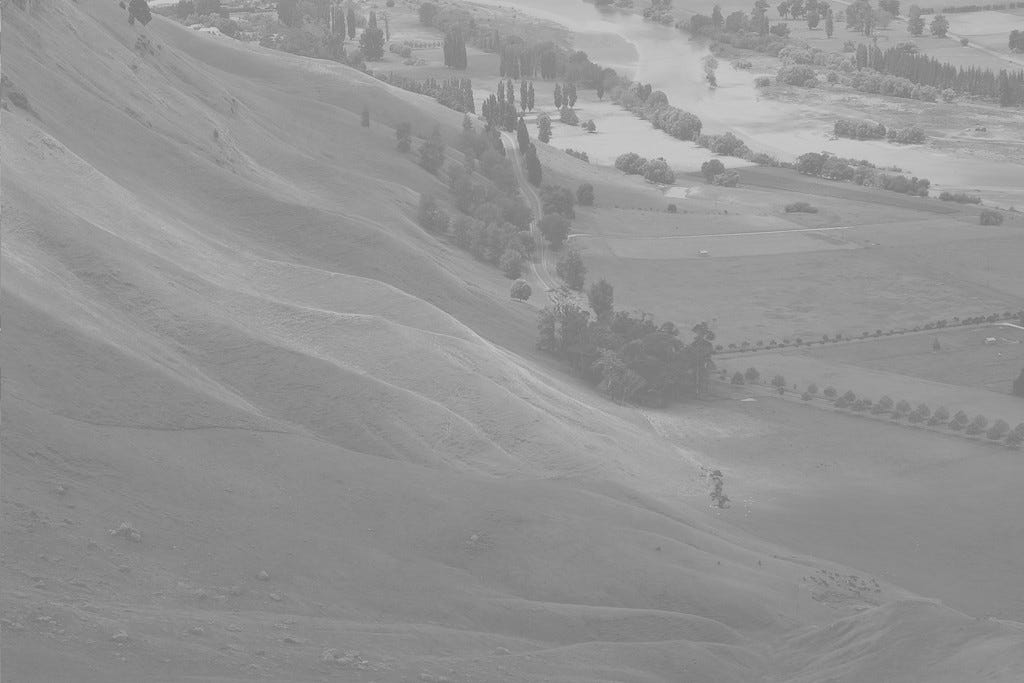
#> input picture Trimester-4/ADA/Classwork/hist.jpg, 1024 x 683 px
$ jupyter execute --allow-errors 06-image.ipynb
#> lines starting #> are read from the running program, lines starting #| are printed output that depends on the picture
[cell 1]
from skimage import io, color
from skimage.measure import shannon_entropy
import cv2

[cell 2]
import numpy as np
import matplotlib.pyplot as plt

[cell 3]
img_rgb = cv2.imread('hist.jpg')
#> img_rgb is the input picture: shape (683, 1024, 3); min 110, max 217, mean 148

[cell 4]
hist = cv2.calcHist([img_rgb], [0], None, [256], [0, 256])
#> hist = 256 values, max 28580 at index 138, min 0 at index 0, mean 2732

plt.figure()
plt.title('Grayscale Histogram')
plt.ylabel('Number of Pixels')
plt.xlabel('Intensity Value')
plt.plot(hist)
plt.show()
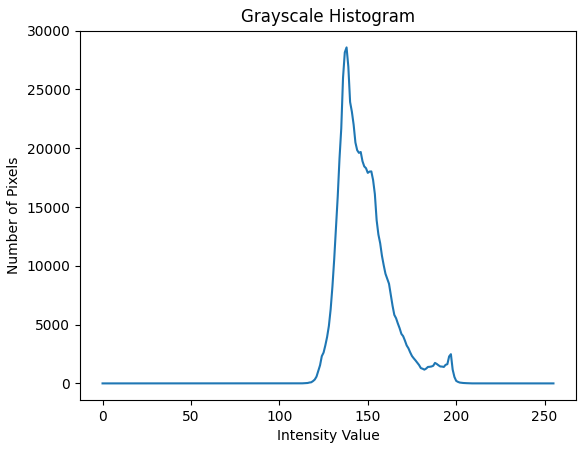
#> figure drawn by matplotlib, 1 panel; curve peaks at x = 138, y = 28580

[cell 5]
plt.imshow(img_rgb)

[cell 6]
img = cv2.imread('color.jpg')
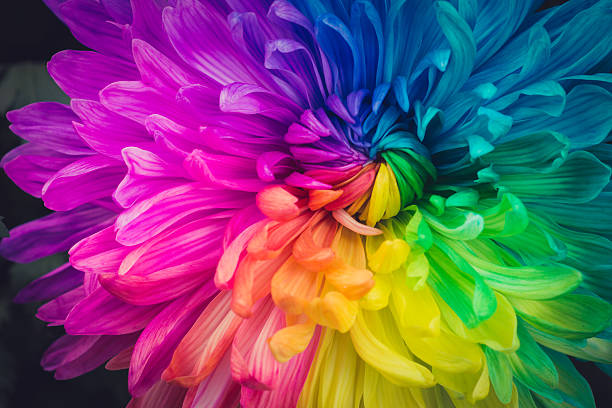
#> input picture Trimester-4/ADA/Classwork/color.jpg, 612 x 408 px
#> img is the input picture: shape (408, 612, 3); mean B, G, R 107.9, 80.3, 116
plt.imshow(img)

[cell 7]
img_rgb = cv2.cvtColor(img, cv2.COLOR_BGR2RGB)
#> img_rgb: shape (408, 612, 3)

plt.imshow(img_rgb)

[cell 8]
colors = ['red', 'green', 'blue']

plt.figure()
for i, color in enumerate(colors):
    hist = cv2.calcHist([img_rgb], [i], None, [256], [0, 256])
    plt.plot(hist, color=color)
    plt.xlim([0, 256])
plt.title('Color Histogram')
plt.xlabel('Pixel Intensity')
plt.ylabel('Number of Pixels')
plt.legend(colors)
plt.show()
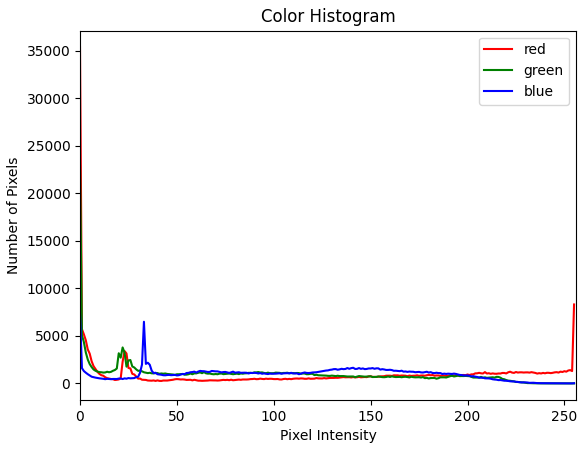
#> figure drawn by matplotlib, 1 panel; curve peaks at x = 0, y = 35328; curve peaks at x = 0, y = 22888; curve peaks at x = 0, y = 7324

[cell 9]
a = ['bd.jpg', 'gd.jpg', 'yd.jpg']

[cell 10]
fig, axes = plt.subplots(2, 3, figsize=(15, 5))

for idx, i in enumerate(a):
    img = cv2.imread(i)
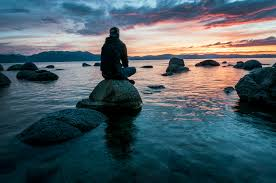
#> input picture Trimester-4/ADA/Classwork/bd.jpg, 276 x 183 px
#> img is the input picture: shape (183, 276, 3); mean B, G, R 99.8, 92.2, 74.8
    img_rgb = cv2.cvtColor(img, cv2.COLOR_BGR2RGB)
#> img_rgb: shape (183, 276, 3)
    colors = ['red', 'green', 'blue']

    for j, color in enumerate(colors):
        hist = cv2.calcHist([img_rgb], [j], None, [256], [0, 256])
        axes[1][idx].plot(hist, color=color)
        axes[1][idx].set_xlim([0, 256])

    axes[0][idx].imshow(img_rgb)

    axes[1][idx].set_title(f'Color Histogram of {i}')
    axes[1][idx].set_xlabel('Pixel Intensity')
    axes[1][idx].set_ylabel('Number of Pixels')
    axes[1][idx].legend(colors)

plt.tight_layout()
plt.show()
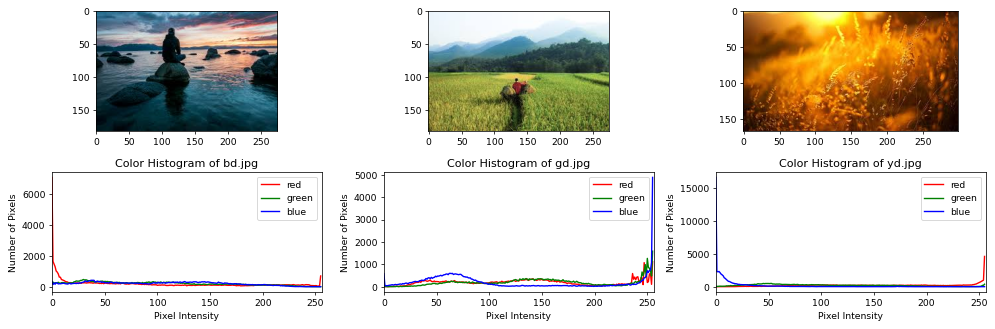
#> figure drawn by matplotlib, 6 panels; panel 4: curve peaks at x = 0, y = 7064; panel 4: curve peaks at x = 30, y = 465; panel 4: curve peaks at x = 37, y = 413; panel 5: curve peaks at x = 255, y = 1123

[cell 11]
img = cv2.imread('hist.jpg', cv2.IMREAD_GRAYSCALE)
#> img: shape (683, 1024); min 110, max 217, mean 148

eq_img = cv2.equalizeHist(img)
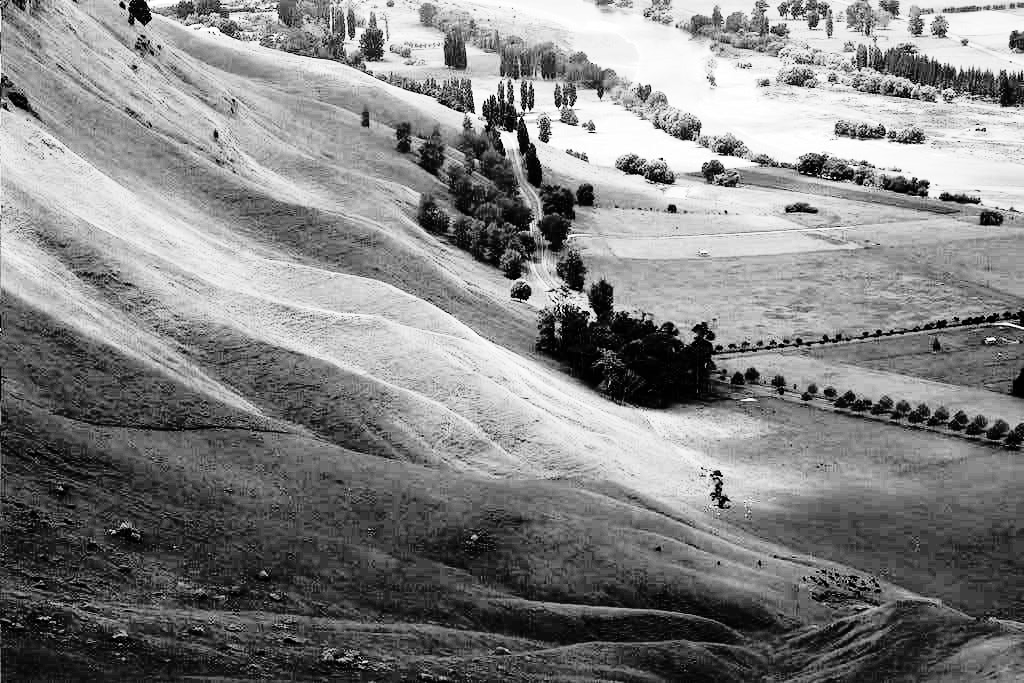
#> eq_img: shape (683, 1024); min 0, max 255, mean 130.4

[cell 12]
def display_images_and_histograms(original, equalized):
    fig, axes = plt.subplots(2, 2, figsize=(12, 6))

    axes[0, 0].imshow(original, cmap='gray')
    axes[0, 0].set_title('Original Image')
    axes[0, 0].axis('off')

    axes[0, 1].imshow(equalized, cmap='gray')
    axes[0, 1].set_title('Equalized Image')
    axes[0, 1].axis('off')

    axes[1, 0].hist(original.ravel(), bins=256, range=[0,256])
    axes[1, 0].set_title('Histogram of Original Image')

    axes[1, 1].hist(equalized.ravel(), bins=256, range=[0,256])
    axes[1, 1].set_title('Histogram of Equalized Image')

    plt.tight_layout()
    plt.show()
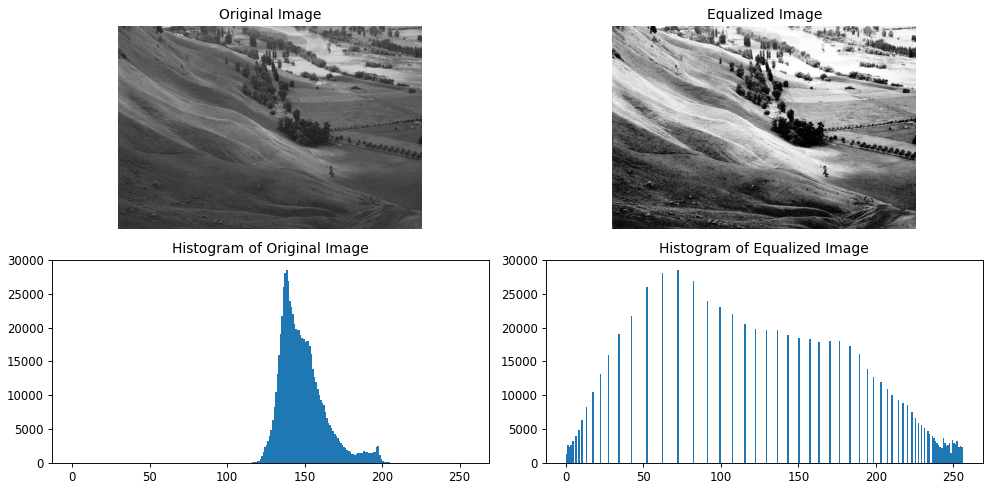
#> figure drawn by matplotlib, 4 panels; panel 3: tallest bar 28580 high, from x = 138 to 139; panel 4: tallest bar 28580 high, from x = 72 to 73

[cell 13]
display_images_and_histograms(img, eq_img)

[cell 14]
def dsp(path):
#> called with path = 'blr.jpg'
    image = cv2.imread(path, cv2.IMREAD_GRAYSCALE)
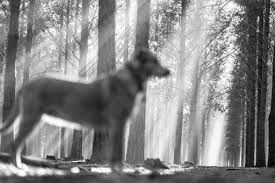
#> input picture Trimester-4/ADA/Classwork/blr.jpg, 275 x 183 px
#> image is the input picture: shape (183, 275); min 0, max 255, mean 133.2
    eq_img = cv2.equalizeHist(image)
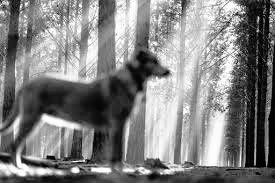
#> eq_img: shape (183, 275); min 0, max 255, mean 128.1

    display_images_and_histograms(image, eq_img)
#> in display_images_and_histograms (call 2), `plt.show()`:
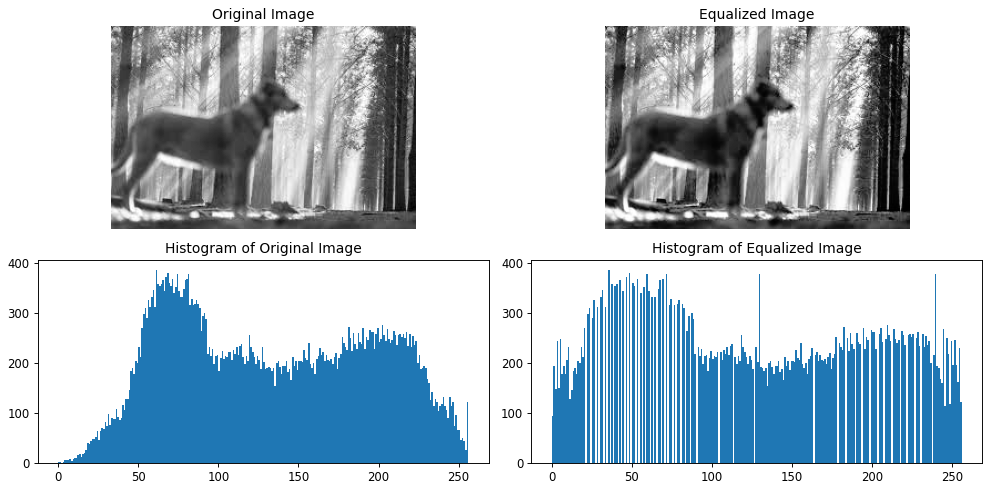
#> figure drawn by matplotlib, 4 panels; panel 3: tallest bar 386 high, from x = 61 to 62; panel 4: tallest bar 386 high, from x = 35 to 36

[cell 15]
dsp('blr.jpg')

#> (a cell that did not finish here is left out)


#> (a cell that did not finish here is left out)
